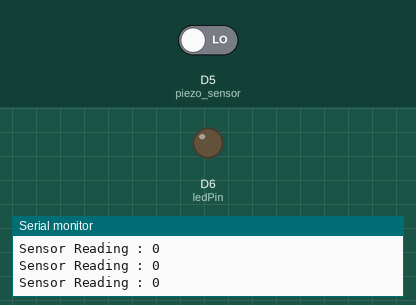
This sketch was run on a simulated ESP8266 (NodeMCU). Shown: output pins drawn as LEDs (lit = HIGH), the last lines printed to the serial monitor. The inputs (shaded band) are chosen by the test bench; at power-on: D5 (piezo_sensor) LOW.

Above: at 1.2 s.
1.3 s: D5 (piezo_sensor) driven HIGH
At 2.1 s:
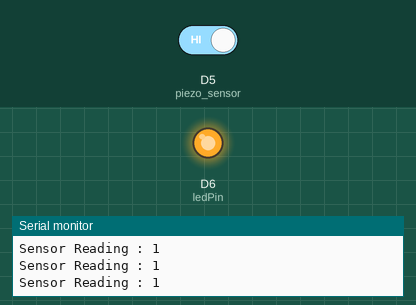
2.8 s: D5 (piezo_sensor) driven LOW
At 3.2 s:
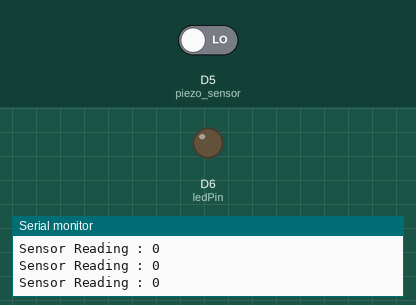
Timing chart, 0 to 5.8 s (numbered marks = the images above; inputs shaded):
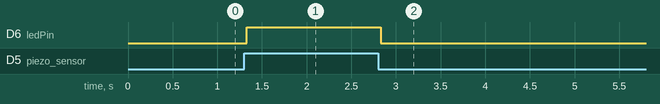

Measured:
- after the input at 1.3 s, D6 (ledPin): LOW → HIGH at once
- after the input at 2.8 s, D6 (ledPin): HIGH → LOW at once

The sketch:

Piezo_Sensor_LED.ino
```cpp
int piezo_sensor = D5;
int ledPin = D6;
int val;
void setup() {
  pinMode(piezo_sensor, INPUT);
  pinMode(ledPin, OUTPUT);
  Serial.begin(9600);

}

void loop() {
  val = digitalRead(piezo_sensor);
  Serial.print("Sensor Reading : ");
  Serial.println(val);
  if (val == 1){
    digitalWrite(ledPin, HIGH);
  }
  else{
    digitalWrite(ledPin, LOW);
  }

}
```
